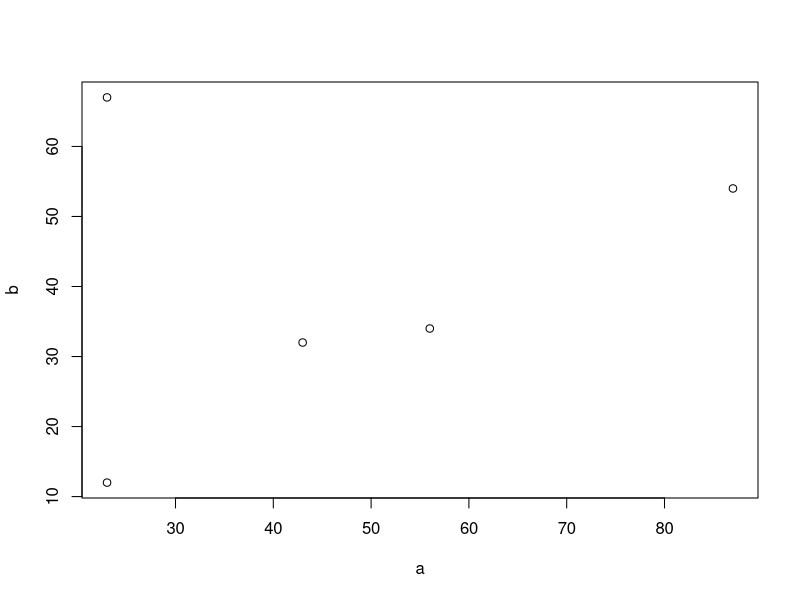

This figure's R source: (Note: this script raises an error after producing the figure.)
a <- c(23,43,56,87,23)
b <- c(12,32,34,54,67)
a*b
a+b
a-b
a/b
mean(a)
median(a)
sd(a)
cor(a,b)
plot(a,b)
getwd()
ls()
history(5)
options(digits=3)
x <- runif(10)
x
y <- runif(5)*20
y
summary(x)
hist(x)
summary(y)
hist(y)
library()
search()
# vector commands practice
v1 = c(2,43,76,8,97,54)
v2 = 1:45
v2
v3 = c(v2,0,v1)
v3
v4 = c(v3,100)
v4
v1[3]
v3[1:3]
v1[2:6]
v1[4]=15
v1
v5 = seq(from=0,to=1,by=0.2)
v5
1/v1
length(v4)
v4[-3:-10]
v4
v4 <- v4[-3:-30]
v4
v4 <- v4[-c(1,2,3,4,5)]
v4
v4[v4>40]
v4[v4>35 & v4<70]
v4[c(1,5)]
v2
v5
f = c(TRUE,FALSE,TRUE,FALSE,FALSE)
v5[f]
v6 <- c('Adam','Gosh')
names(v6) <- c('F','L')
v6
v6[c('L')]
v6[c('F')]
v7 <- c('V','G','K')
names(v7) <- c('F','M',"L")
v7
v7[c('F','L')]
v8 <- c('F'= 4,'S'= 6,'T'= 8)
v8
rm(v8)
v8 <- c('f'=3,'S'=7,'t'=9)
v8
v8[c('f')]
v8 <- v8[-c('f')]
v8 <- v8[-2:-3]
v8
v9 = 'swelling'
substr(v9,1,4)
substr(v9,3,6)
v9 <- NULL
v9
v10 <- c(23,76,54,35,89,75)
sort(v10)
v10
order(v10)
v10[order(v10)]
v11 <- c(12,23,34,56,78,59)
sort(v11)
order(v11)
v11[order(v11)]
v12 <- rep(12,3)
v12
v12[2]
v12[4]  # gives NA 
v13 <- rep(456,5)
v13
names(v13) <- c('A','B','C','D','E')
v13
v13[c('A','C')]
v14 <- rep(c(2,5),3)
v14
v14[2:5]
v14 <- v14[-2:-4]
v14
v15 <- c(2,5,8)
v16 <- rep(v15,c(1,2,3))
v16
v17 = paste(1:3,4:5,sep='&')
v17
v18 <- paste('son',1:10,sep='-')
v18
v18[2:6]
